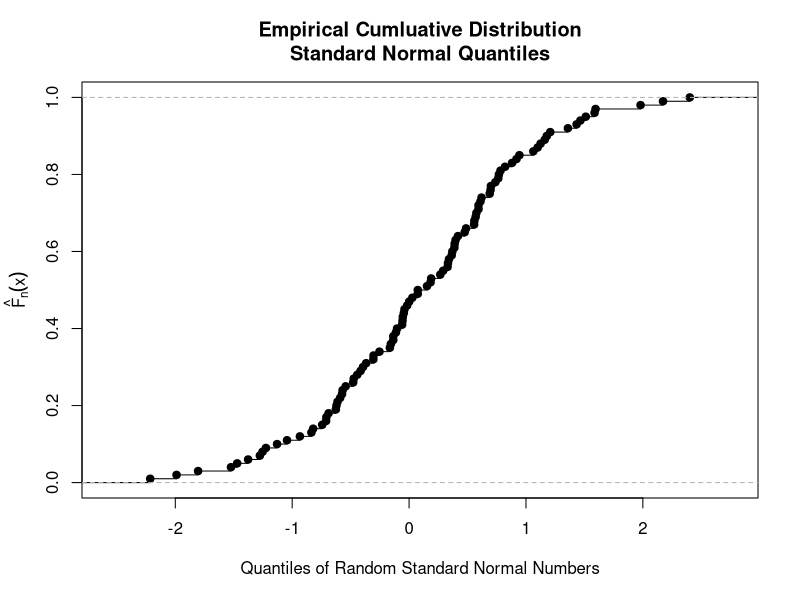

The R source for this figure:
## ---- chunk 1
set.seed(1)
normal.numbers <- rnorm(100)
## ---- chunk 2
normal.ecdf <- ecdf(normal.numbers)
## ---- chunk 3
plot(normal.ecdf, xlab='Quantiles of Random Standard Normal Numbers', ylab='', main='Empirical Cumluative Distribution\nStandard Normal Quantiles')
# Add label to y-axis with mtext()
# side=2 denotes left vertical axis
# line=2.5 sets the position of the label
mtext(text=expression(hat(F)[n](x)), side=2, line=2.5)
